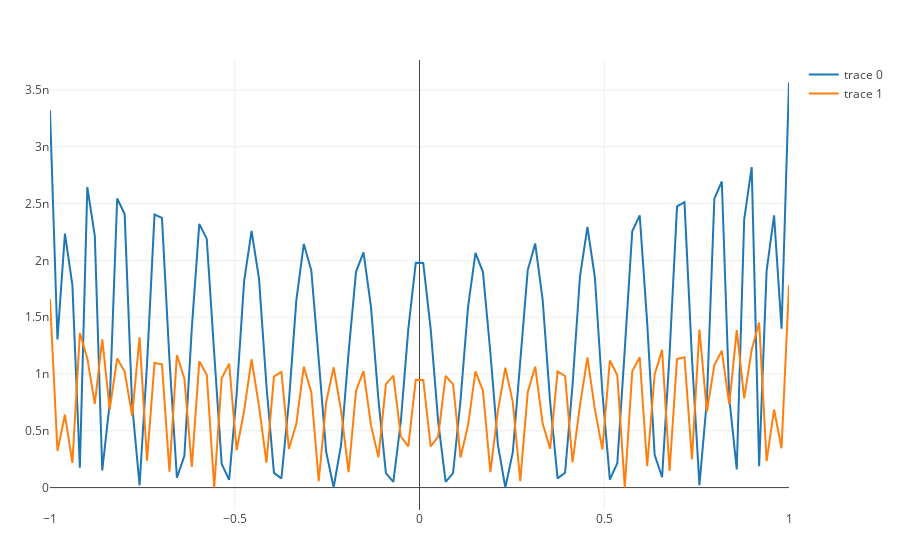

Notebook code cell kept with this figure:
### Code cell
t = run_polytest(20, "chebyshev")
Plotly.plot([Plotly.scatter(x=domain, y=t[1]), Plotly.scatter(x=domain, y=t[2])])
